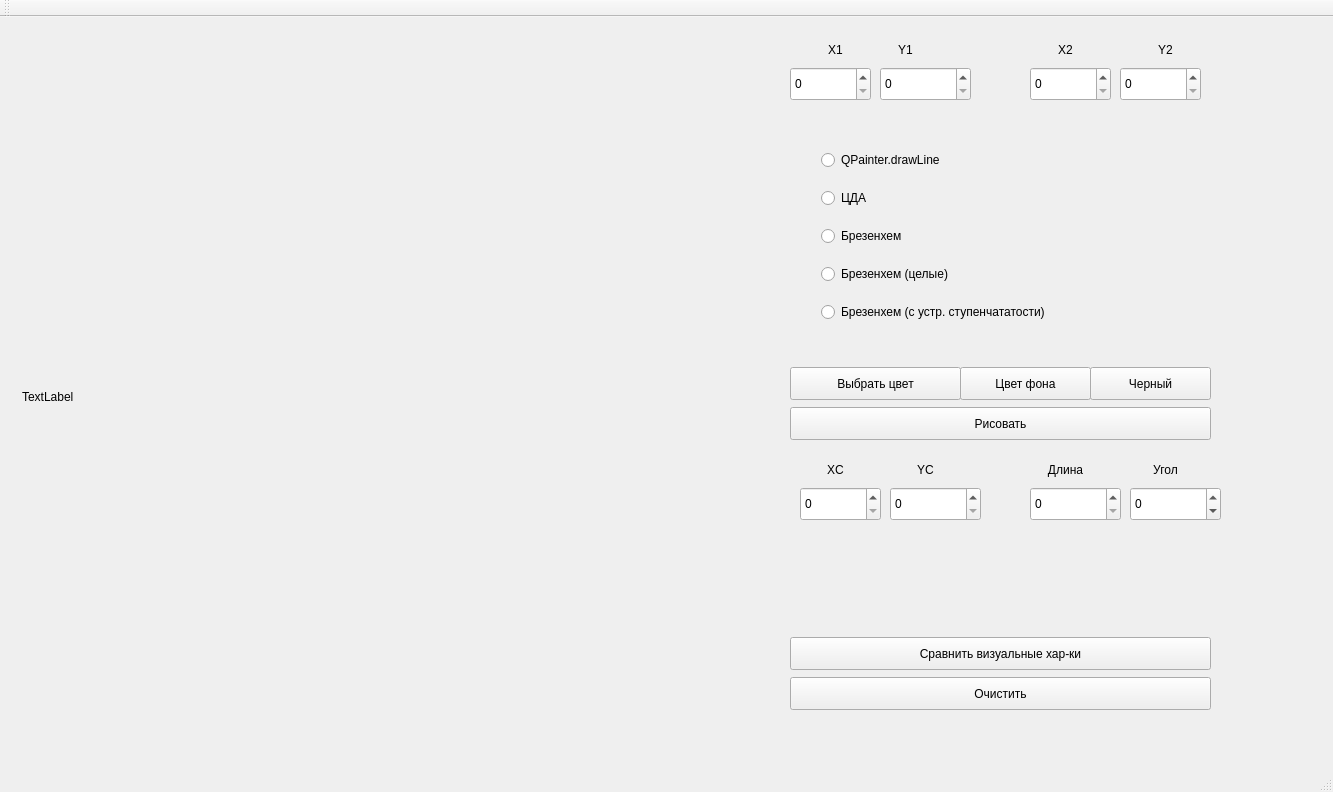
<?xml version="1.0" encoding="UTF-8"?>
<ui version="4.0">
 <class>MainWindow</class>
 <widget class="QMainWindow" name="MainWindow">
  <property name="geometry">
   <rect>
    <x>0</x>
    <y>0</y>
    <width>1333</width>
    <height>792</height>
   </rect>
  </property>
  <property name="windowTitle">
   <string>MainWindow</string>
  </property>
  <widget class="QWidget" name="centralWidget">
   <widget class="QLabel" name="picture">
    <property name="geometry">
     <rect>
      <x>22</x>
      <y>24</y>
      <width>741</width>
      <height>711</height>
     </rect>
    </property>
    <property name="text">
     <string>TextLabel</string>
    </property>
   </widget>
   <widget class="QSpinBox" name="x1spinBox">
    <property name="geometry">
     <rect>
      <x>790</x>
      <y>50</y>
      <width>81</width>
      <height>34</height>
     </rect>
    </property>
   </widget>
   <widget class="QSpinBox" name="y1spinBox">
    <property name="geometry">
     <rect>
      <x>880</x>
      <y>50</y>
      <width>91</width>
      <height>34</height>
     </rect>
    </property>
   </widget>
   <widget class="QSpinBox" name="x2spinBox">
    <property name="geometry">
     <rect>
      <x>1030</x>
      <y>50</y>
      <width>81</width>
      <height>34</height>
     </rect>
    </property>
   </widget>
   <widget class="QSpinBox" name="y2spinBox">
    <property name="geometry">
     <rect>
      <x>1120</x>
      <y>50</y>
      <width>81</width>
      <height>34</height>
     </rect>
    </property>
   </widget>
   <widget class="QLabel" name="x1Label">
    <property name="geometry">
     <rect>
      <x>810</x>
      <y>20</y>
      <width>51</width>
      <height>25</height>
     </rect>
    </property>
    <property name="text">
     <string>X1</string>
    </property>
    <property name="alignment">
     <set>Qt::AlignCenter</set>
    </property>
   </widget>
   <widget class="QLabel" name="y1Label">
    <property name="geometry">
     <rect>
      <x>880</x>
      <y>20</y>
      <width>51</width>
      <height>25</height>
     </rect>
    </property>
    <property name="text">
     <string>Y1</string>
    </property>
    <property name="alignment">
     <set>Qt::AlignCenter</set>
    </property>
   </widget>
   <widget class="QLabel" name="x2Label">
    <property name="geometry">
     <rect>
      <x>1040</x>
      <y>20</y>
      <width>51</width>
      <height>25</height>
     </rect>
    </property>
    <property name="text">
     <string>X2</string>
    </property>
    <property name="alignment">
     <set>Qt::AlignCenter</set>
    </property>
   </widget>
   <widget class="QLabel" name="y2Label">
    <property name="geometry">
     <rect>
      <x>1140</x>
      <y>20</y>
      <width>51</width>
      <height>25</height>
     </rect>
    </property>
    <property name="text">
     <string>Y2</string>
    </property>
    <property name="alignment">
     <set>Qt::AlignCenter</set>
    </property>
   </widget>
   <widget class="QPushButton" name="drawButton">
    <property name="geometry">
     <rect>
      <x>790</x>
      <y>390</y>
      <width>421</width>
      <height>33</height>
     </rect>
    </property>
    <property name="text">
     <string>Рисовать</string>
    </property>
   </widget>
   <widget class="QPushButton" name="compareButton">
    <property name="geometry">
     <rect>
      <x>790</x>
      <y>620</y>
      <width>421</width>
      <height>33</height>
     </rect>
    </property>
    <property name="text">
     <string>Сравнить визуальные хар-ки</string>
    </property>
   </widget>
   <widget class="QPushButton" name="cleanButton">
    <property name="geometry">
     <rect>
      <x>790</x>
      <y>660</y>
      <width>421</width>
      <height>33</height>
     </rect>
    </property>
    <property name="text">
     <string>Очистить</string>
    </property>
   </widget>
   <widget class="QWidget" name="layoutWidget">
    <property name="geometry">
     <rect>
      <x>810</x>
      <y>110</y>
      <width>457</width>
      <height>218</height>
     </rect>
    </property>
    <layout class="QVBoxLayout" name="verticalLayout">
     <item>
      <widget class="QRadioButton" name="standart">
       <property name="text">
        <string>QPainter.drawLine</string>
       </property>
       <attribute name="buttonGroup">
        <string notr="true">buttonGroup</string>
       </attribute>
      </widget>
     </item>
     <item>
      <widget class="QRadioButton" name="cda">
       <property name="text">
        <string>ЦДА</string>
       </property>
       <attribute name="buttonGroup">
        <string notr="true">buttonGroup</string>
       </attribute>
      </widget>
     </item>
     <item>
      <widget class="QRadioButton" name="brezan">
       <property name="text">
        <string>Брезенхем</string>
       </property>
       <attribute name="buttonGroup">
        <string notr="true">buttonGroup</string>
       </attribute>
      </widget>
     </item>
     <item>
      <widget class="QRadioButton" name="brezan_int">
       <property name="text">
        <string>Брезенхем (целые)</string>
       </property>
       <attribute name="buttonGroup">
        <string notr="true">buttonGroup</string>
       </attribute>
      </widget>
     </item>
     <item>
      <widget class="QRadioButton" name="brezan_step">
       <property name="text">
        <string>Брезенхем (с устр. ступенчататости)</string>
       </property>
       <attribute name="buttonGroup">
        <string notr="true">buttonGroup</string>
       </attribute>
      </widget>
     </item>
    </layout>
   </widget>
   <widget class="QPushButton" name="chooseColorButton">
    <property name="geometry">
     <rect>
      <x>790</x>
      <y>350</y>
      <width>171</width>
      <height>33</height>
     </rect>
    </property>
    <property name="text">
     <string>Выбрать цвет</string>
    </property>
   </widget>
   <widget class="QPushButton" name="bgColorButton">
    <property name="geometry">
     <rect>
      <x>960</x>
      <y>350</y>
      <width>131</width>
      <height>33</height>
     </rect>
    </property>
    <property name="text">
     <string>Цвет фона</string>
    </property>
   </widget>
   <widget class="QSpinBox" name="xcSpinBox">
    <property name="geometry">
     <rect>
      <x>800</x>
      <y>470</y>
      <width>81</width>
      <height>34</height>
     </rect>
    </property>
   </widget>
   <widget class="QLabel" name="x1Label_2">
    <property name="geometry">
     <rect>
      <x>810</x>
      <y>440</y>
      <width>51</width>
      <height>25</height>
     </rect>
    </property>
    <property name="text">
     <string>XC</string>
    </property>
    <property name="alignment">
     <set>Qt::AlignCenter</set>
    </property>
   </widget>
   <widget class="QSpinBox" name="ycSpinbBox">
    <property name="geometry">
     <rect>
      <x>890</x>
      <y>470</y>
      <width>91</width>
      <height>34</height>
     </rect>
    </property>
   </widget>
   <widget class="QLabel" name="y1Label_2">
    <property name="geometry">
     <rect>
      <x>900</x>
      <y>440</y>
      <width>51</width>
      <height>25</height>
     </rect>
    </property>
    <property name="text">
     <string>YC</string>
    </property>
    <property name="alignment">
     <set>Qt::AlignCenter</set>
    </property>
   </widget>
   <widget class="QSpinBox" name="lenSpinBox">
    <property name="geometry">
     <rect>
      <x>1030</x>
      <y>470</y>
      <width>91</width>
      <height>34</height>
     </rect>
    </property>
    <property name="maximum">
     <number>1000</number>
    </property>
   </widget>
   <widget class="QSpinBox" name="angleSpinBox">
    <property name="geometry">
     <rect>
      <x>1130</x>
      <y>470</y>
      <width>91</width>
      <height>34</height>
     </rect>
    </property>
    <property name="minimum">
     <number>-360</number>
    </property>
    <property name="maximum">
     <number>360</number>
    </property>
   </widget>
   <widget class="QLabel" name="y1Label_3">
    <property name="geometry">
     <rect>
      <x>1030</x>
      <y>440</y>
      <width>71</width>
      <height>25</height>
     </rect>
    </property>
    <property name="text">
     <string>Длина</string>
    </property>
    <property name="alignment">
     <set>Qt::AlignCenter</set>
    </property>
   </widget>
   <widget class="QLabel" name="y1Label_4">
    <property name="geometry">
     <rect>
      <x>1130</x>
      <y>440</y>
      <width>71</width>
      <height>25</height>
     </rect>
    </property>
    <property name="text">
     <string>Угол</string>
    </property>
    <property name="alignment">
     <set>Qt::AlignCenter</set>
    </property>
   </widget>
   <widget class="QPushButton" name="pushButton">
    <property name="geometry">
     <rect>
      <x>1090</x>
      <y>350</y>
      <width>121</width>
      <height>33</height>
     </rect>
    </property>
    <property name="text">
     <string>Черный</string>
    </property>
   </widget>
  </widget>
  <widget class="QMenuBar" name="menuBar">
   <property name="geometry">
    <rect>
     <x>0</x>
     <y>0</y>
     <width>1333</width>
     <height>33</height>
    </rect>
   </property>
  </widget>
  <widget class="QToolBar" name="mainToolBar">
   <attribute name="toolBarArea">
    <enum>TopToolBarArea</enum>
   </attribute>
   <attribute name="toolBarBreak">
    <bool>false</bool>
   </attribute>
  </widget>
  <widget class="QStatusBar" name="statusBar"/>
 </widget>
 <layoutdefault spacing="6" margin="11"/>
 <resources/>
 <connections/>
 <buttongroups>
  <buttongroup name="buttonGroup"/>
 </buttongroups>
</ui>
